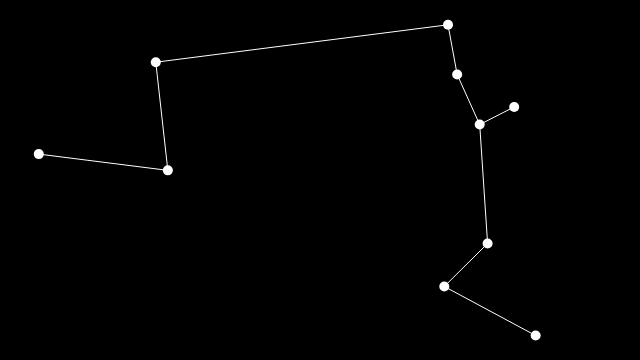
Frame 1 (no input)
Frame 60 (no input): identical to frame 1, image omitted
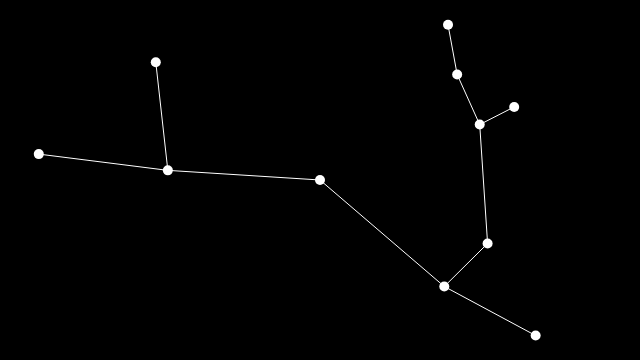
Frame 120 (the mouse pressed at the canvas centre since frame 60)

The p5.js sketch that drew these frames (run headless with seeded random() and noise() and a simulated clock; from frame 60 on, the mouse is pressed at the canvas centre):

// p5.js sketch
// ── sketch.js
var vertices = [];

var recalculate = true;

function setup()
{
	createCanvas(640, 360);

	for(var i = 0; i < 10; i ++)
		vertices[i] = createVector(random(width), random(height));
}

function draw()
{
	if (!recalculate) return;

	recalculate = false;

	background(0);

	fill(255);
	stroke(255);

	var reached = [];
	var unreached = [];

	for(var i = 0; i < vertices.length; i ++)
		unreached.push(vertices[i]);

	reached.push(unreached[0]);
	unreached.splice(0, 1);

	while(unreached.length > 0)
	{
		var record = 1000;
		var rIndex;
		var uIndex;

		for (var i = 0; i < reached.length; i ++)
		{
			for (var j = 0; j < unreached.length; j ++)
			{
				var v1 = reached[i];
				var v2 = unreached[j];
				var d = dist(v1.x, v1.y, v2.x, v2.y);
			
				if (d < record)
				{
					record = d;
					rIndex = i;
					uIndex = j;
				}
			}
		}

		line(reached[rIndex].x, reached[rIndex].y, unreached[uIndex].x, unreached[uIndex].y)

		reached.push(unreached[uIndex]);
		unreached.splice(uIndex, 1);
	}

	noStroke();
	
	for(var i = 0; i < vertices.length; i ++)
		ellipse(vertices[i].x, vertices[i].y, 10, 10);
}

function mousePressed()
{
	recalculate = true;
	vertices.push(createVector(mouseX, mouseY));
}
